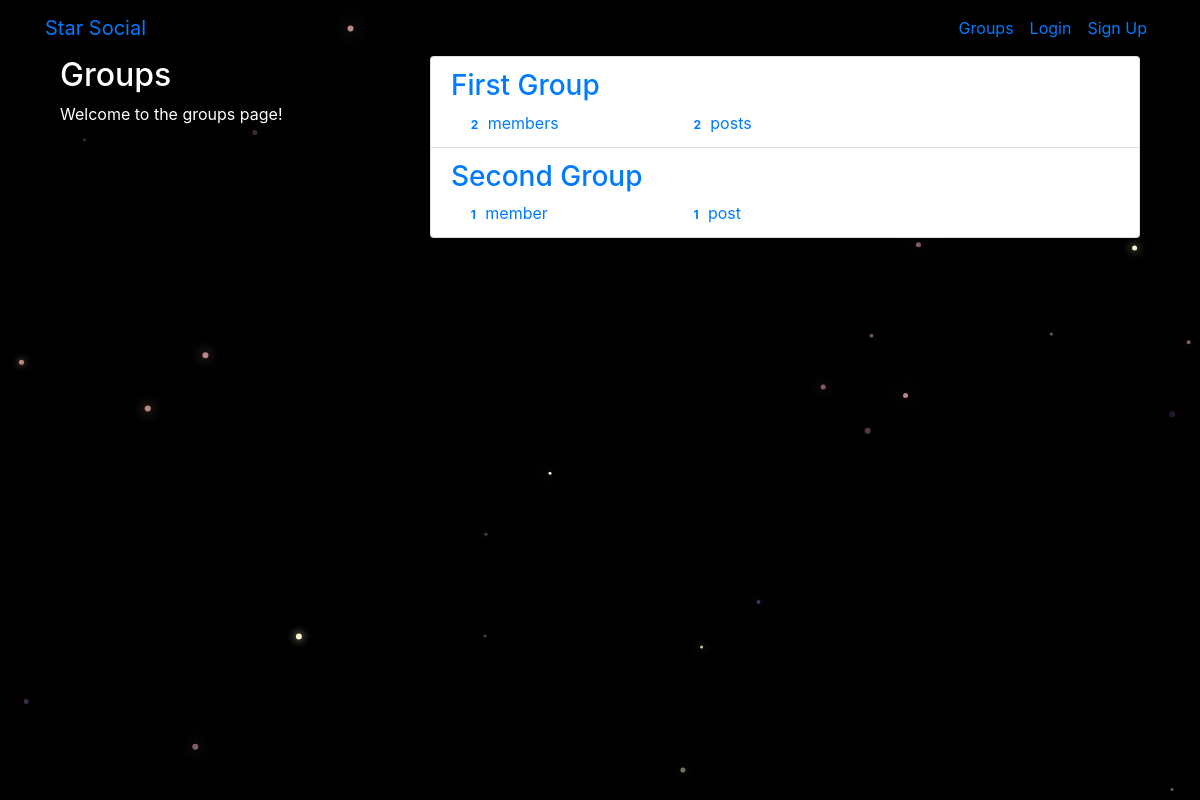
The app's page /groups/ with its own data.
### groups/models.py (models this page shows, shortened)
class Group(models.Model):
	name = models.CharField(max_length=255,unique=True)
	slug = models.SlugField(allow_unicode=True,unique=True)
	description = models.TextField(blank=True,default='')
	description_html = models.TextField(editable=False,default='',blank=True)
	members = models.ManyToManyField(User,through='GroupMember')
	class Meta:
		ordering = ['name']

### groups/views.py (the view)
class ListGroups(generic.ListView):
	model = Group

### groups/templates/groups/group_list.html (shortened to what this page needs)
{% extends "groups/group_base.html" %}
{% block pregroup %}
    <div class="col-md-4">
    	<div class="content">
    		<h2>Groups</h2>
    		<p>Welcome to the groups page!</p>
    	</div>
    </div>
{% endblock pregroup %}
{% block group_content %}
	<div class="col-md-8">
		<div class="list-group">
			{% for group in object_list %}
				<a class="list-group-item" href="{% url "groups:single" slug=group.slug %}">
					<h3 class="title list-group-item-heading">{{group.name}}</h3>
					<div class="list-group-item-text container-fluid">
						<div class="row">
							<div class="col-md-4">
								<span class="badge">{{group.members.count}}</span>
								member{{group.members.count|pluralize}}
							</div>
							<div class="col-md-4">
								<span class="badge">{{group.posts.count}}</span>
								post{{group.posts.count|pluralize}}
							</div>
						</div>
					</div>
				</a>
			{% endfor %}
		</div>
	</div>
{% endblock group_content %}

### static/simplesocial/css/master.css (style rules this page uses)
body { height: 100%; width: 100%; overflow: hidden; background-color: black; margin: 0; color: white; }

### records on screen
Group: name "First Group", members.count "2", posts.count "2"
Group: name "Second Group", members.count "1", posts.count "1"
